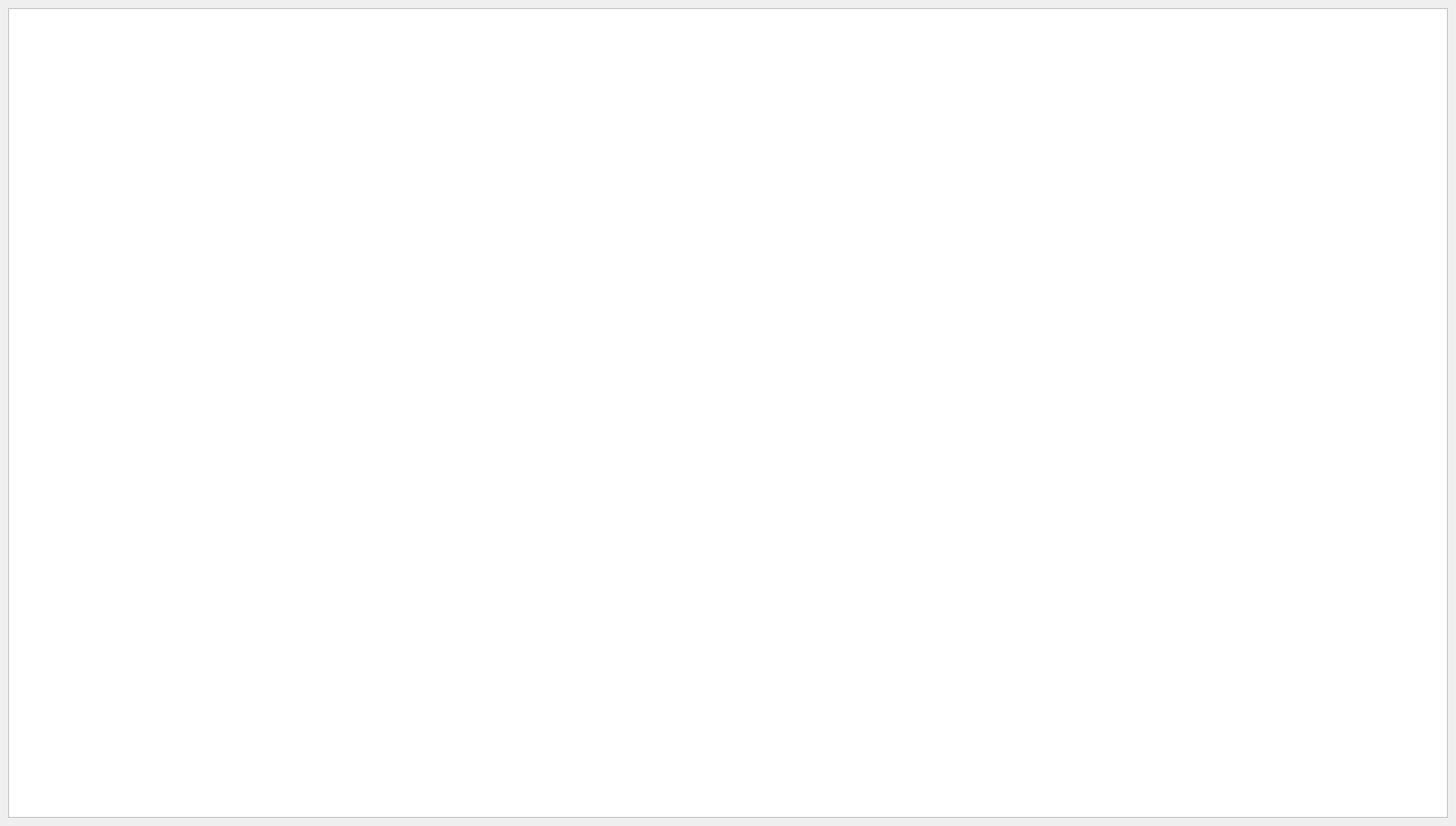
<?xml version="1.0" encoding="UTF-8"?>
<ui version="4.0">
 <class>Widget</class>
 <widget class="QWidget" name="Widget">
  <property name="geometry">
   <rect>
    <x>0</x>
    <y>0</y>
    <width>1920</width>
    <height>1080</height>
   </rect>
  </property>
  <property name="minimumSize">
   <size>
    <width>0</width>
    <height>0</height>
   </size>
  </property>
  <property name="maximumSize">
   <size>
    <width>1920</width>
    <height>1080</height>
   </size>
  </property>
  <property name="windowTitle">
   <string>Widget</string>
  </property>
  <layout class="QGridLayout" name="gridLayout">
   <item row="0" column="0">
    <widget class="QGraphicsView" name="graphicsView">
     <property name="enabled">
      <bool>true</bool>
     </property>
     <property name="sizePolicy">
      <sizepolicy hsizetype="Preferred" vsizetype="Preferred">
       <horstretch>0</horstretch>
       <verstretch>0</verstretch>
      </sizepolicy>
     </property>
     <property name="minimumSize">
      <size>
       <width>1920</width>
       <height>1080</height>
      </size>
     </property>
     <property name="maximumSize">
      <size>
       <width>1920</width>
       <height>1080</height>
      </size>
     </property>
    </widget>
   </item>
  </layout>
 </widget>
 <resources/>
 <connections/>
</ui>
